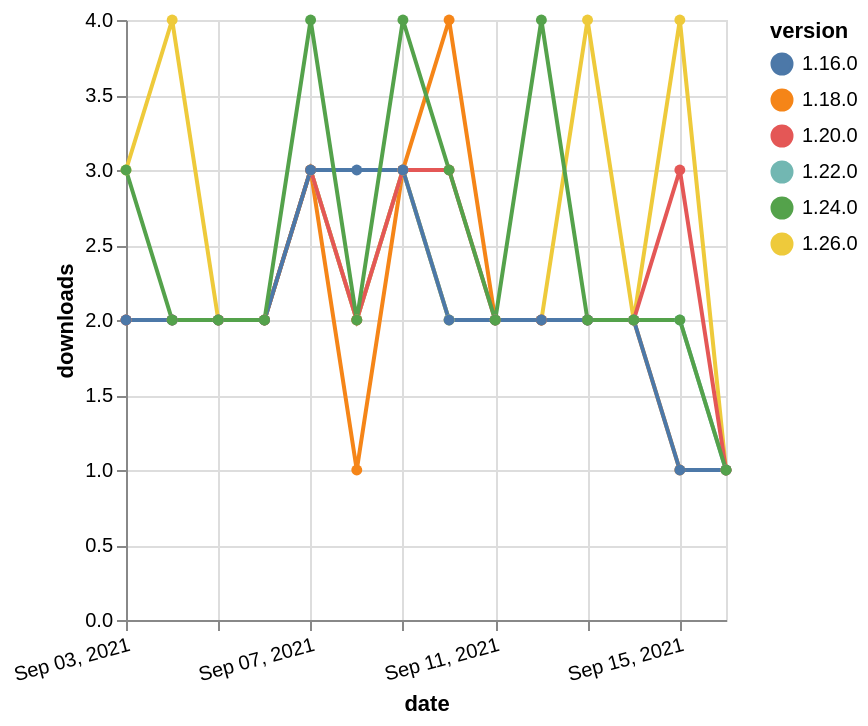

Vega-Lite specification stored for this chart:
### Vega-Lite specification from a JSON file in a GitHub repository (floating-point values rounded to 4 significant figures)
{"$schema": "https://vega.github.io/schema/vega-lite/v5.json", "description": "A simple bar chart with embedded data.", "data": {"values": [{"date": "2021-09-03", "total": 1672, "delta": 2, "version": "1.18.0"}, {"date": "2021-09-04", "total": 1674, "delta": 2, "version": "1.18.0"}, {"date": "2021-09-05", "total": 1676, "delta": 2, "version": "1.18.0"}, {"date": "2021-09-06", "total": 1678, "delta": 2, "version": "1.18.0"}, {"date": "2021-09-07", "total": 1681, "delta": 3, "version": "1.18.0"}, {"date": "2021-09-08", "total": 1682, "delta": 1, "version": "1.18.0"}, {"date": "2021-09-09", "total": 1685, "delta": 3, "version": "1.18.0"}, {"date": "2021-09-10", "total": 1689, "delta": 4, "version": "1.18.0"}, {"date": "2021-09-11", "total": 1691, "delta": 2, "version": "1.18.0"}, {"date": "2021-09-12", "total": 1693, "delta": 2, "version": "1.18.0"}, {"date": "2021-09-13", "total": 1695, "delta": 2, "version": "1.18.0"}, {"date": "2021-09-14", "total": 1697, "delta": 2, "version": "1.18.0"}, {"date": "2021-09-15", "total": 1698, "delta": 1, "version": "1.18.0"}, {"date": "2021-09-16", "total": 1699, "delta": 1, "version": "1.18.0"}, {"date": "2021-09-03", "total": 1025, "delta": 2, "version": "1.22.0"}, {"date": "2021-09-04", "total": 1027, "delta": 2, "version": "1.22.0"}, {"date": "2021-09-05", "total": 1029, "delta": 2, "version": "1.22.0"}, {"date": "2021-09-06", "total": 1031, "delta": 2, "version": "1.22.0"}, {"date": "2021-09-07", "total": 1034, "delta": 3, "version": "1.22.0"}, {"date": "2021-09-08", "total": 1036, "delta": 2, "version": "1.22.0"}, {"date": "2021-09-09", "total": 1039, "delta": 3, "version": "1.22.0"}, {"date": "2021-09-10", "total": 1041, "delta": 2, "version": "1.22.0"}, {"date": "2021-09-11", "total": 1043, "delta": 2, "version": "1.22.0"}, {"date": "2021-09-12", "total": 1045, "delta": 2, "version": "1.22.0"}, {"date": "2021-09-13", "total": 1047, "delta": 2, "version": "1.22.0"}, {"date": "2021-09-14", "total": 1049, "delta": 2, "version": "1.22.0"}, {"date": "2021-09-15", "total": 1051, "delta": 2, "version": "1.22.0"}, {"date": "2021-09-16", "total": 1052, "delta": 1, "version": "1.22.0"}, {"date": "2021-09-03", "total": 236, "delta": 3, "version": "1.26.0"}, {"date": "2021-09-04", "total": 240, "delta": 4, "version": "1.26.0"}, {"date": "2021-09-05", "total": 242, "delta": 2, "version": "1.26.0"}, {"date": "2021-09-06", "total": 244, "delta": 2, "version": "1.26.0"}, {"date": "2021-09-07", "total": 247, "delta": 3, "version": "1.26.0"}, {"date": "2021-09-08", "total": 249, "delta": 2, "version": "1.26.0"}, {"date": "2021-09-09", "total": 252, "delta": 3, "version": "1.26.0"}, {"date": "2021-09-10", "total": 254, "delta": 2, "version": "1.26.0"}, {"date": "2021-09-11", "total": 256, "delta": 2, "version": "1.26.0"}, {"date": "2021-09-12", "total": 258, "delta": 2, "version": "1.26.0"}, {"date": "2021-09-13", "total": 262, "delta": 4, "version": "1.26.0"}, {"date": "2021-09-14", "total": 264, "delta": 2, "version": "1.26.0"}, {"date": "2021-09-15", "total": 268, "delta": 4, "version": "1.26.0"}, {"date": "2021-09-16", "total": 269, "delta": 1, "version": "1.26.0"}, {"date": "2021-09-03", "total": 1491, "delta": 2, "version": "1.20.0"}, {"date": "2021-09-04", "total": 1493, "delta": 2, "version": "1.20.0"}, {"date": "2021-09-05", "total": 1495, "delta": 2, "version": "1.20.0"}, {"date": "2021-09-06", "total": 1497, "delta": 2, "version": "1.20.0"}, {"date": "2021-09-07", "total": 1500, "delta": 3, "version": "1.20.0"}, {"date": "2021-09-08", "total": 1502, "delta": 2, "version": "1.20.0"}, {"date": "2021-09-09", "total": 1505, "delta": 3, "version": "1.20.0"}, {"date": "2021-09-10", "total": 1508, "delta": 3, "version": "1.20.0"}, {"date": "2021-09-11", "total": 1510, "delta": 2, "version": "1.20.0"}, {"date": "2021-09-12", "total": 1512, "delta": 2, "version": "1.20.0"}, {"date": "2021-09-13", "total": 1514, "delta": 2, "version": "1.20.0"}, {"date": "2021-09-14", "total": 1516, "delta": 2, "version": "1.20.0"}, {"date": "2021-09-15", "total": 1519, "delta": 3, "version": "1.20.0"}, {"date": "2021-09-16", "total": 1520, "delta": 1, "version": "1.20.0"}, {"date": "2021-09-03", "total": 2077, "delta": 2, "version": "1.16.0"}, {"date": "2021-09-04", "total": 2079, "delta": 2, "version": "1.16.0"}, {"date": "2021-09-05", "total": 2081, "delta": 2, "version": "1.16.0"}, {"date": "2021-09-06", "total": 2083, "delta": 2, "version": "1.16.0"}, {"date": "2021-09-07", "total": 2086, "delta": 3, "version": "1.16.0"}, {"date": "2021-09-08", "total": 2089, "delta": 3, "version": "1.16.0"}, {"date": "2021-09-09", "total": 2092, "delta": 3, "version": "1.16.0"}, {"date": "2021-09-10", "total": 2094, "delta": 2, "version": "1.16.0"}, {"date": "2021-09-11", "total": 2096, "delta": 2, "version": "1.16.0"}, {"date": "2021-09-12", "total": 2098, "delta": 2, "version": "1.16.0"}, {"date": "2021-09-13", "total": 2100, "delta": 2, "version": "1.16.0"}, {"date": "2021-09-14", "total": 2102, "delta": 2, "version": "1.16.0"}, {"date": "2021-09-15", "total": 2103, "delta": 1, "version": "1.16.0"}, {"date": "2021-09-16", "total": 2104, "delta": 1, "version": "1.16.0"}, {"date": "2021-09-03", "total": 743, "delta": 3, "version": "1.24.0"}, {"date": "2021-09-04", "total": 745, "delta": 2, "version": "1.24.0"}, {"date": "2021-09-05", "total": 747, "delta": 2, "version": "1.24.0"}, {"date": "2021-09-06", "total": 749, "delta": 2, "version": "1.24.0"}, {"date": "2021-09-07", "total": 753, "delta": 4, "version": "1.24.0"}, {"date": "2021-09-08", "total": 755, "delta": 2, "version": "1.24.0"}, {"date": "2021-09-09", "total": 759, "delta": 4, "version": "1.24.0"}, {"date": "2021-09-10", "total": 762, "delta": 3, "version": "1.24.0"}, {"date": "2021-09-11", "total": 764, "delta": 2, "version": "1.24.0"}, {"date": "2021-09-12", "total": 768, "delta": 4, "version": "1.24.0"}, {"date": "2021-09-13", "total": 770, "delta": 2, "version": "1.24.0"}, {"date": "2021-09-14", "total": 772, "delta": 2, "version": "1.24.0"}, {"date": "2021-09-15", "total": 774, "delta": 2, "version": "1.24.0"}, {"date": "2021-09-16", "total": 775, "delta": 1, "version": "1.24.0"}]}, "width": "container", "mark": {"type": "line", "point": {"filled": true}}, "encoding": {"x": {"field": "date", "type": "temporal", "timeUnit": "yearmonthdate", "title": "date", "axis": {"labelAngle": -15}}, "y": {"field": "delta", "type": "quantitative", "title": "downloads"}, "color": {"field": "version", "type": "nominal"}, "tooltip": {"field": "delta"}}}
